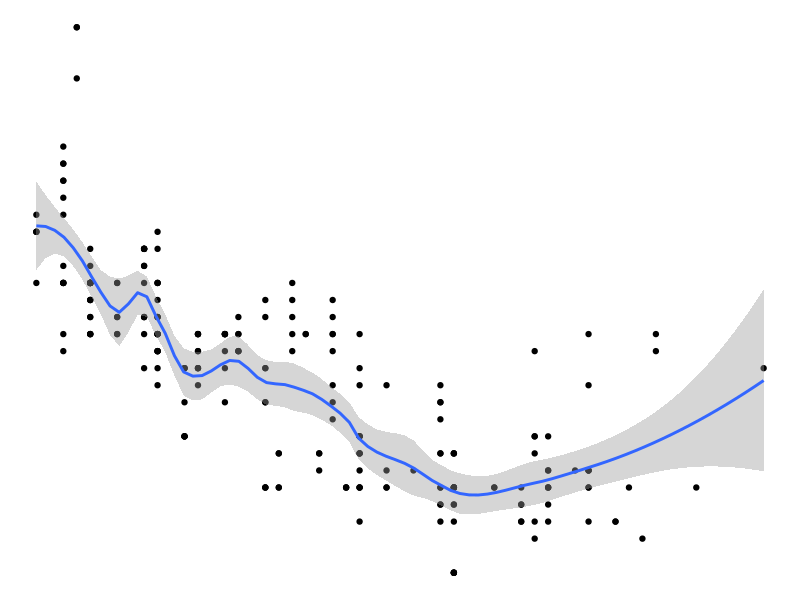
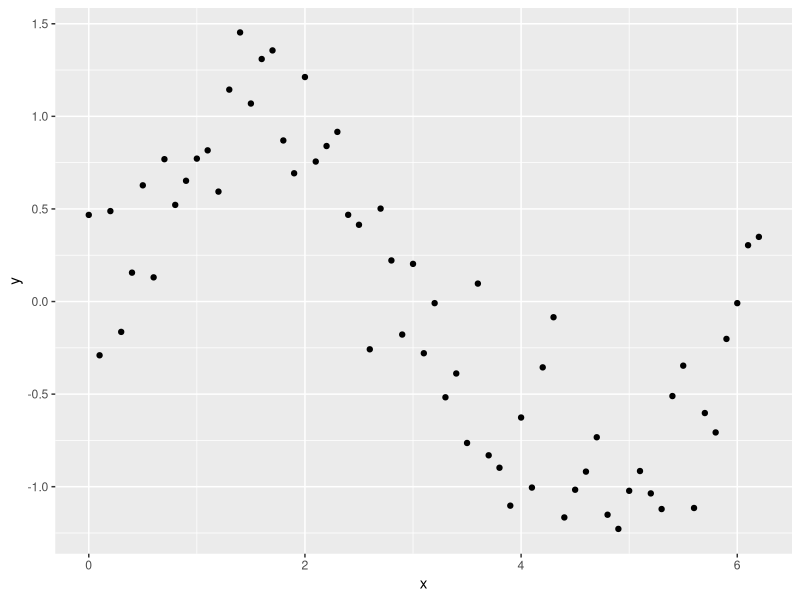
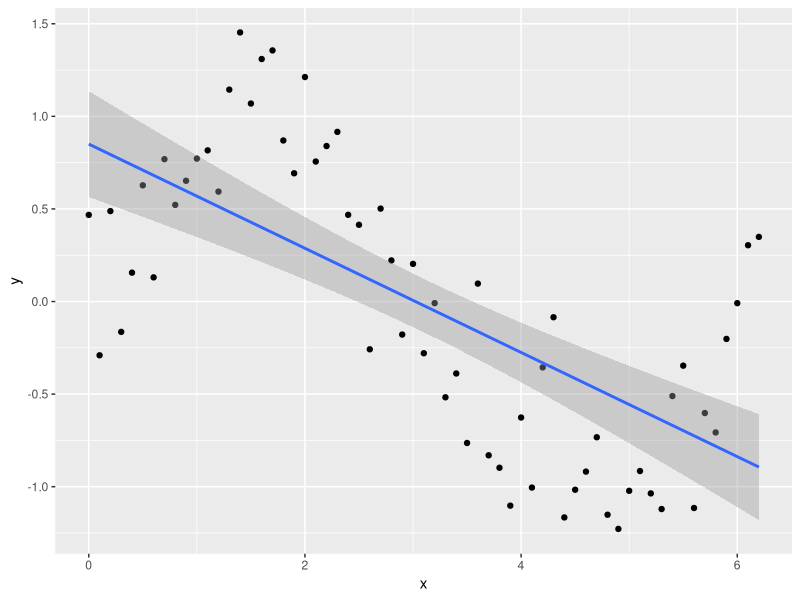
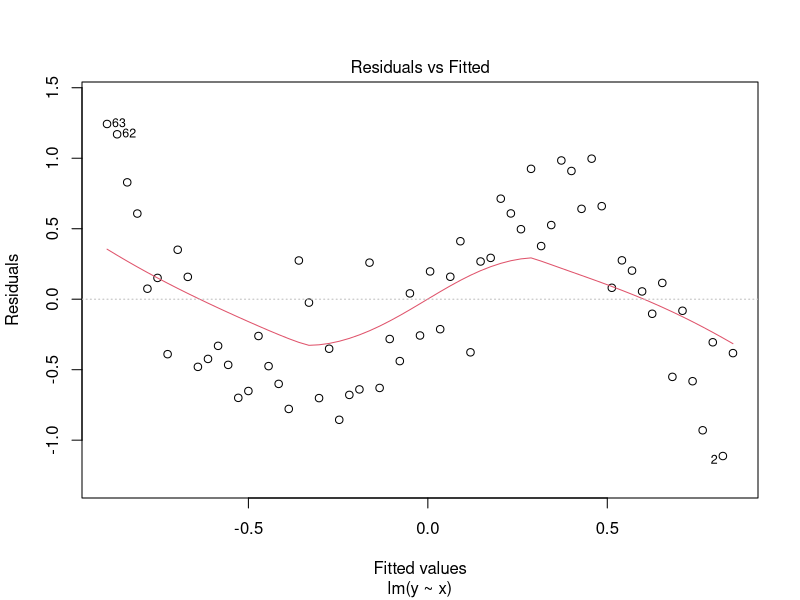
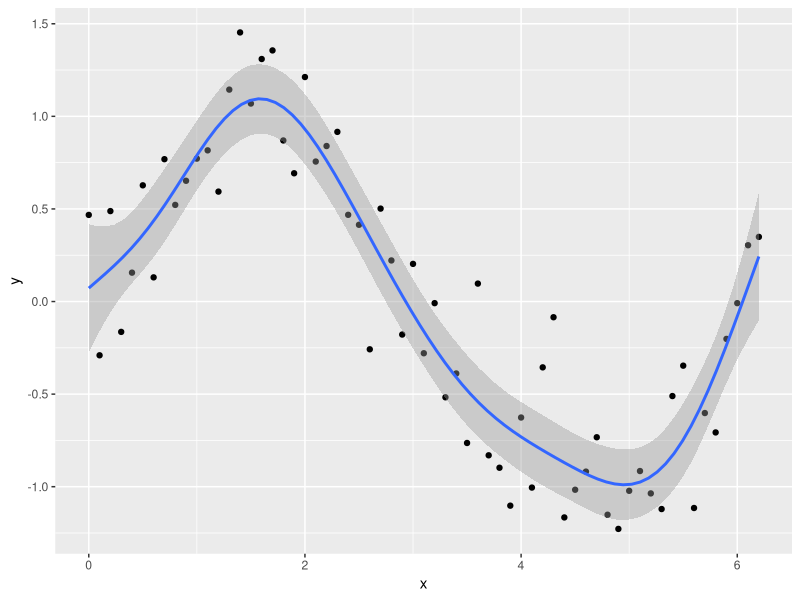
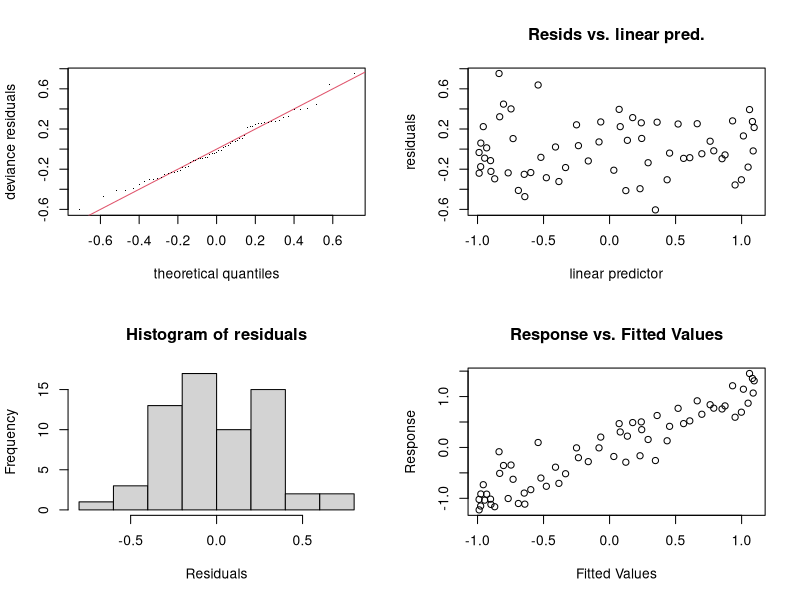
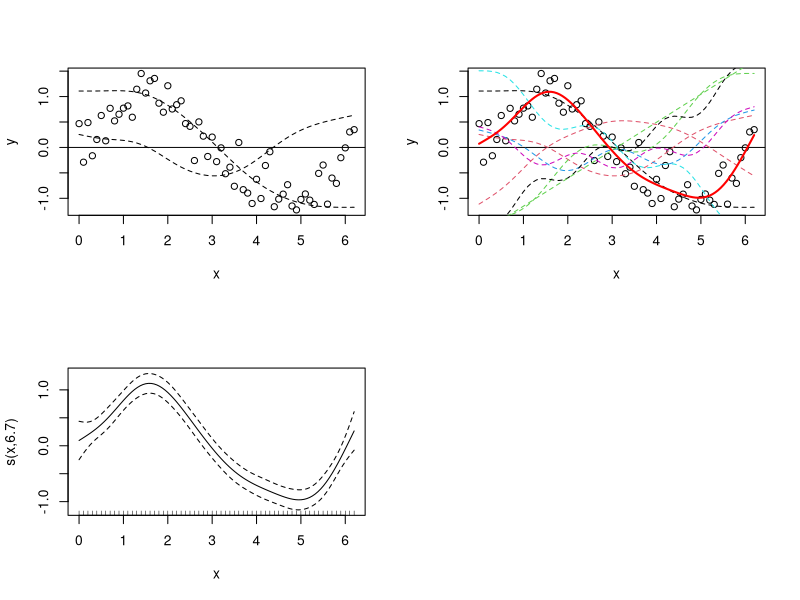
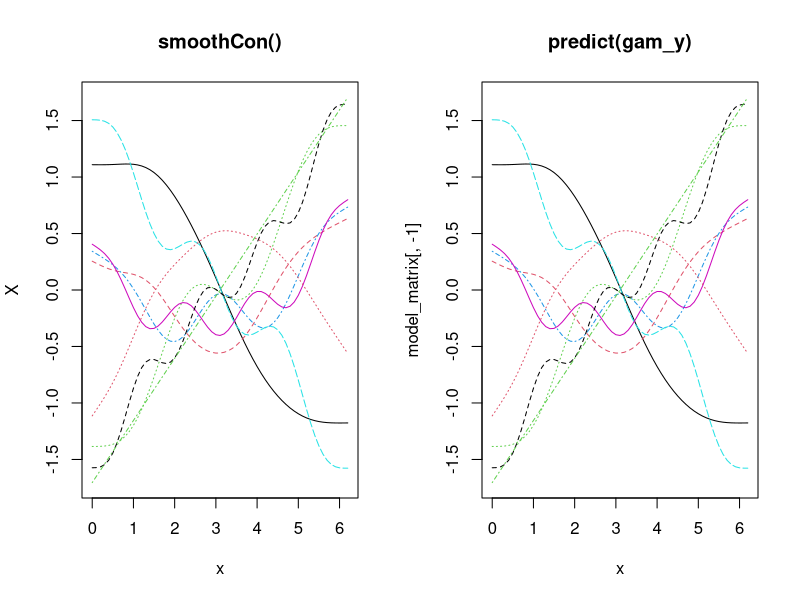

Source code (R) for these figures, in order:
## ---- chunk 1
library(ggplot2)
ggplot(mpg, aes(displ, hwy)) +   geom_point() + geom_smooth(span = 0.3) + theme_void()
## ---- chunk 2
x <- seq(0, pi * 2, 0.1)
sin_x <- sin(x)
y <- sin_x + rnorm(n = length(x), mean = 0, sd = sd(sin_x / 2))
Sample_data <- data.frame(y,x)
## ---- chunk 3
library(ggplot2)
ggplot(Sample_data, aes(x, y)) + geom_point()
## ---- chunk 4
lm_y <- lm(y ~ x, data = Sample_data)
## ---- chunk 5
ggplot(Sample_data, aes(x, y)) + geom_point() + geom_smooth(method = lm)
## ---- chunk 6
plot(lm_y, which = 1)
## ---- chunk 7
library(mgcv)
## ---- chunk 8
gam_y <- gam(y ~ s(x), method = "REML")
## ---- chunk 9
x_new <- seq(0, max(x), length.out = 100)
y_pred <- predict(gam_y, data.frame(x = x_new))
## ---- chunk 10
ggplot(Sample_data, aes(x, y)) + geom_point() + geom_smooth(method = "gam", formula = y ~s(x))
## ---- chunk 11
par(mfrow = c(2,2))
gam.check(gam_y)
## ---- chunk 12
summary(gam_y)
## ---- chunk 13
model_matrix <- predict(gam_y, type = "lpmatrix")
plot(y ~ x)
abline(h = 0)
lines(x, model_matrix[, "s(x).1"], type = "l", lty = 2)
lines(x, model_matrix[, "s(x).2"], type = "l", lty = 2)
## ---- chunk 14
plot(y ~ x)
abline(h = 0)

x_new <- seq(0, max(x), length.out = 100)
y_pred <- predict(gam_y, data.frame(x = x_new)) 

matplot(x, model_matrix[,-1], type = "l", lty = 2, add = T)
lines(y_pred ~ x_new, col = "red", lwd = 2)
## ---- chunk 15
plot(gam_y)
## ---- chunk 16
x_sin_smooth <- smoothCon(s(x), data = data.frame(x), absorb.cons = TRUE) 
X <- x_sin_smooth[[1]]$X

par(mfrow = c(1,2))
matplot(x, X, type = "l", main = "smoothCon()")
matplot(x, model_matrix[,-1], type = "l", main = "predict(gam_y)")
## ---- chunk 17
betas <- gam_y$coefficients
linear_pred <- model_matrix %*% betas

par(mfrow = c(1,2))
plot(y ~ x, main = "manual from basis/coefs")
lines(linear_pred ~ x, col = "red", lwd = 2)
plot(y ~ x, main = "predict(gam_y)")
lines(y_pred ~ x_new, col = "red", lwd = 2)
## ---- chunk 18
par(mfrow = c(1,2))
plot(y ~ x)
plot(y ~ rowSums(X))
## ---- chunk 19
CO2 <- read.csv("mauna_loa_co2.csv")
## ---- chunk 20
CO2$time <- as.integer(as.Date(CO2$Date, format = "%d/%m/%Y"))
CO2_dat <- CO2
CO2 <- CO2[CO2$year %in% (2000:2010),]
## ---- chunk 21
ggplot(CO2_dat, aes(time, co2)) + geom_line()
## ---- chunk 22
CO2_time <- gam(co2 ~ s(time), data = CO2, method = "REML")
## ---- chunk 23
plot(CO2_time)
## ---- chunk 24
par(mfrow = c(2,2))
gam.check(CO2_time)
## ---- chunk 25
CO2_season_time <- gam(co2 ~ s(month, bs = 'cc', k = 12) + s(time), data = CO2, method = "REML")
## ---- chunk 26
par(mfrow = c(1,2))
plot(CO2_season_time)
## ---- chunk 27
par(mfrow = c(2,2))
gam.check(CO2_season_time)
## ---- chunk 28
CO2_season_time <- gam(co2 ~ s(month, bs = 'cc', k = 12) + s(time), data = CO2_dat, method = "REML")
par(mfrow = c(1,2))
plot(CO2_season_time)
## ---- chunk 29
CO2_pred <- data.frame(time = CO2_dat$time,
                       co2 = CO2_dat$co2,
                       predicted_values = predict(CO2_season_time, newdata = CO2_dat))
ggplot(CO2_pred, aes(x = time)) +
  geom_point(aes(y = co2), size = 1, alpha = 0.5) + geom_line(aes(y = predicted_values), colour = "red")
## ---- chunk 30
format(Sys.time(), "%a %b %d %Y")
